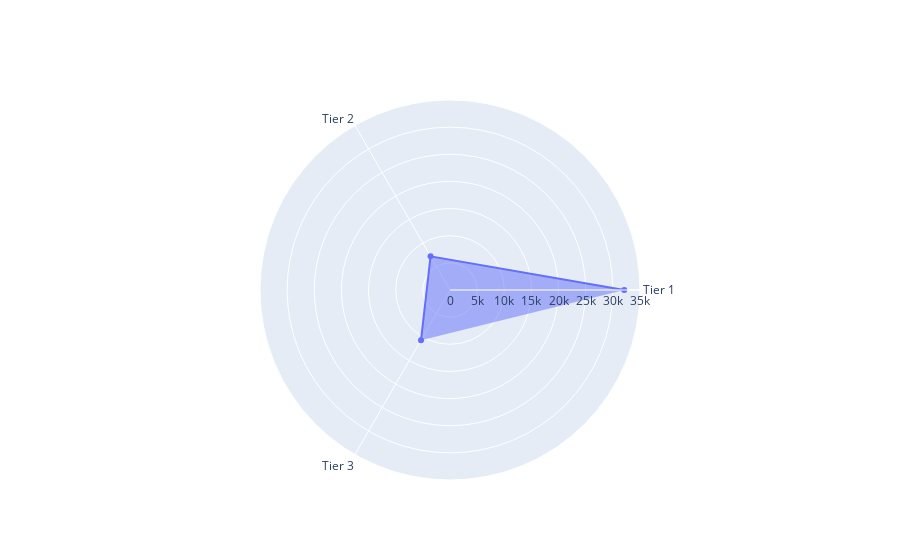

The notebook cell saved with this chart:
### Code cell
import plotly.graph_objects as go
import pandas as pd

df1 = df1 = pd.DataFrame(dict(
    r=[32097.434999999998, 7168.76, 10676.83],
    theta=['Tier 1', 'Tier 2', 'Tier 3']
))

df2 = pd.concat([df1, df1.iloc[0]], ignore_index=True)

fig = go.Figure(data=go.Scatterpolar(
    r=df2['r'],
    theta=df2['theta'],
    fill='toself'
))

fig.update_layout(polar=dict(radialaxis=dict(visible=True, range=[0, 35000])))

fig.show()

### Figure 1 — Plotly figure (JSON) as saved in the notebook; plotly's stock layout.template omitted (floating-point values rounded to 4 significant figures)
{"data": [{"fill": "toself", "r": [32100.0, 7169.0, 10680.0, null, null], "theta": ["Tier 1", "Tier 2", "Tier 3", null, null], "type": "scatterpolar"}], "layout": {"polar": {"radialaxis": {"range": [0, 35000], "visible": true}}}}
